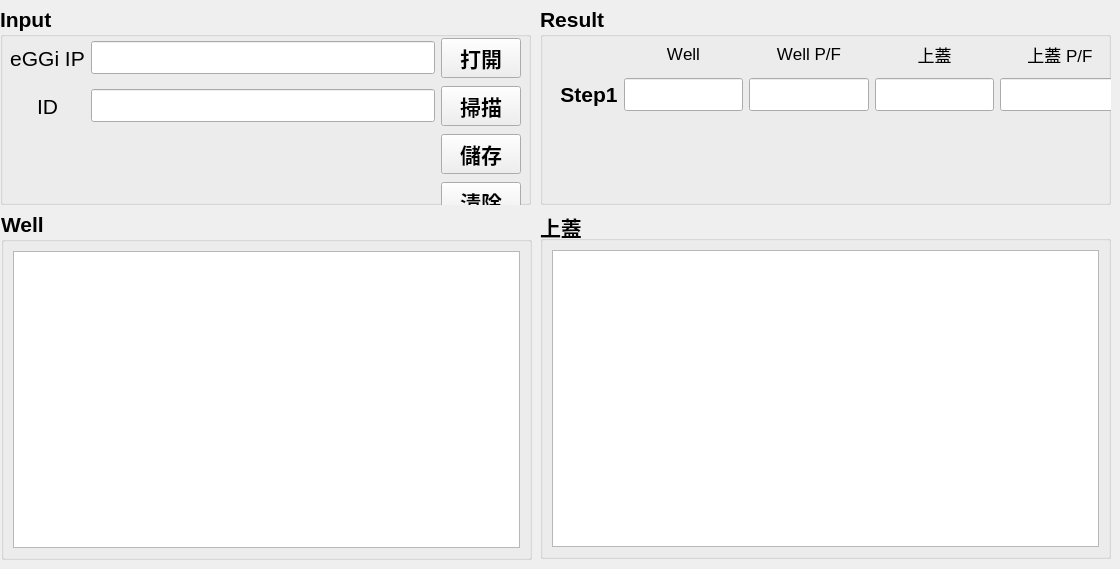
    <widget class="QWidget" name="tab_hardware">
     <attribute name="title">
      <string>EGGI主機</string>
     </attribute>
     <widget class="QGroupBox" name="Chart_box_com">
      <property name="geometry">
       <rect>
        <x>1</x>
        <y>211</y>
        <width>531</width>
        <height>349</height>
       </rect>
      </property>
      <property name="font">
       <font>
        <pointsize>16</pointsize>
        <weight>75</weight>
        <bold>true</bold>
       </font>
      </property>
      <property name="title">
       <string>Well</string>
      </property>
      <layout class="QGridLayout" name="gridLayout_4">
       <item row="0" column="0" rowspan="2" colspan="2">
        <widget class="QGraphicsView" name="well_com_chart"/>
       </item>
      </layout>
     </widget>
     <widget class="QGroupBox" name="Input_box_com">
      <property name="geometry">
       <rect>
        <x>0</x>
        <y>6</y>
        <width>531</width>
        <height>199</height>
       </rect>
      </property>
      <property name="font">
       <font>
        <pointsize>16</pointsize>
        <weight>75</weight>
        <italic>false</italic>
        <bold>true</bold>
        <underline>false</underline>
        <strikeout>false</strikeout>
        <kerning>true</kerning>
       </font>
      </property>
      <property name="styleSheet">
       <string notr="true">QGroupBox {
            border-color: rgb(156, 156, 156);
        }</string>
      </property>
      <property name="title">
       <string>Input</string>
      </property>
      <widget class="QWidget" name="layoutWidget">
       <property name="geometry">
        <rect>
         <x>10</x>
         <y>30</y>
         <width>511</width>
         <height>191</height>
        </rect>
       </property>
       <layout class="QGridLayout" name="gridLayout_6">
        <item row="0" column="2">
         <widget class="QPushButton" name="btn_opentxt_com">
          <property name="font">
           <font>
            <pointsize>16</pointsize>
            <weight>75</weight>
            <italic>false</italic>
            <bold>true</bold>
            <underline>false</underline>
            <strikeout>false</strikeout>
            <kerning>false</kerning>
           </font>
          </property>
          <property name="text">
           <string>打開</string>
          </property>
         </widget>
        </item>
        <item row="2" column="0">
         <widget class="QLabel" name="ID_name_com">
          <property name="font">
           <font>
            <pointsize>16</pointsize>
            <weight>50</weight>
            <italic>false</italic>
            <bold>false</bold>
            <underline>false</underline>
            <strikeout>false</strikeout>
            <kerning>false</kerning>
           </font>
          </property>
          <property name="text">
           <string>ID</string>
          </property>
          <property name="alignment">
           <set>Qt::AlignCenter</set>
          </property>
         </widget>
        </item>
        <item row="3" column="2">
         <widget class="QPushButton" name="btn_save_com">
          <property name="font">
           <font>
            <pointsize>16</pointsize>
            <weight>75</weight>
            <italic>false</italic>
            <bold>true</bold>
            <underline>false</underline>
            <strikeout>false</strikeout>
            <kerning>true</kerning>
           </font>
          </property>
          <property name="text">
           <string>儲存</string>
          </property>
         </widget>
        </item>
        <item row="4" column="2">
         <widget class="QPushButton" name="btn_clean_com">
          <property name="font">
           <font>
            <pointsize>16</pointsize>
            <weight>75</weight>
            <italic>false</italic>
            <bold>true</bold>
            <underline>false</underline>
            <strikeout>false</strikeout>
            <kerning>true</kerning>
           </font>
          </property>
          <property name="text">
           <string>清除</string>
          </property>
         </widget>
        </item>
        <item row="2" column="2">
         <widget class="QPushButton" name="btn_save_com_2">
          <property name="font">
           <font>
            <pointsize>16</pointsize>
            <weight>75</weight>
            <italic>false</italic>
            <bold>true</bold>
            <underline>false</underline>
            <strikeout>false</strikeout>
            <kerning>true</kerning>
           </font>
          </property>
          <property name="text">
           <string>掃描</string>
          </property>
         </widget>
        </item>
        <item row="0" column="0">
         <widget class="QLabel" name="IP_name_com">
          <property name="font">
           <font>
            <pointsize>16</pointsize>
            <weight>50</weight>
            <italic>false</italic>
            <bold>false</bold>
            <underline>false</underline>
            <strikeout>false</strikeout>
            <kerning>false</kerning>
           </font>
          </property>
          <property name="text">
           <string>eGGi IP</string>
          </property>
          <property name="alignment">
           <set>Qt::AlignCenter</set>
          </property>
         </widget>
        </item>
        <item row="2" column="1">
         <widget class="QLineEdit" name="com_ID">
          <property name="font">
           <font>
            <pointsize>16</pointsize>
            <kerning>false</kerning>
           </font>
          </property>
         </widget>
        </item>
        <item row="0" column="1">
         <widget class="QLineEdit" name="com_IP">
          <property name="font">
           <font>
            <pointsize>16</pointsize>
            <kerning>false</kerning>
           </font>
          </property>
         </widget>
        </item>
       </layout>
      </widget>
     </widget>
     <widget class="QGroupBox" name="Result_box_com">
      <property name="geometry">
       <rect>
        <x>540</x>
        <y>6</y>
        <width>571</width>
        <height>199</height>
       </rect>
      </property>
      <property name="font">
       <font>
        <pointsize>16</pointsize>
        <weight>75</weight>
        <bold>true</bold>
       </font>
      </property>
      <property name="title">
       <string>Result</string>
      </property>
      <widget class="QWidget" name="layoutWidget_7">
       <property name="geometry">
        <rect>
         <x>20</x>
         <y>30</y>
         <width>560</width>
         <height>75</height>
        </rect>
       </property>
       <layout class="QGridLayout" name="gridLayout_7">
        <item row="1" column="4">
         <widget class="QLineEdit" name="top_pf_com_value">
          <property name="alignment">
           <set>Qt::AlignCenter</set>
          </property>
         </widget>
        </item>
        <item row="0" column="1">
         <widget class="QLabel" name="well_com">
          <property name="font">
           <font>
            <pointsize>13</pointsize>
            <weight>50</weight>
            <bold>false</bold>
            <kerning>false</kerning>
           </font>
          </property>
          <property name="text">
           <string>Well</string>
          </property>
          <property name="alignment">
           <set>Qt::AlignCenter</set>
          </property>
         </widget>
        </item>
        <item row="1" column="0">
         <widget class="QLabel" name="label_step">
          <property name="font">
           <font>
            <pointsize>16</pointsize>
            <weight>75</weight>
            <bold>true</bold>
           </font>
          </property>
          <property name="text">
           <string>Step1</string>
          </property>
          <property name="alignment">
           <set>Qt::AlignCenter</set>
          </property>
         </widget>
        </item>
        <item row="0" column="2">
         <widget class="QLabel" name="well_pf_com">
          <property name="font">
           <font>
            <pointsize>13</pointsize>
            <weight>50</weight>
            <bold>false</bold>
            <kerning>false</kerning>
           </font>
          </property>
          <property name="text">
           <string>Well P/F</string>
          </property>
          <property name="alignment">
           <set>Qt::AlignCenter</set>
          </property>
         </widget>
        </item>
        <item row="0" column="4">
         <widget class="QLabel" name="top_pf_com">
          <property name="font">
           <font>
            <pointsize>13</pointsize>
            <weight>50</weight>
            <bold>false</bold>
            <kerning>false</kerning>
           </font>
          </property>
          <property name="text">
           <string>上蓋 P/F</string>
          </property>
          <property name="alignment">
           <set>Qt::AlignCenter</set>
          </property>
         </widget>
        </item>
        <item row="1" column="1">
         <widget class="QLineEdit" name="well_com_value">
          <property name="alignment">
           <set>Qt::AlignCenter</set>
          </property>
         </widget>
        </item>
        <item row="1" column="2">
         <widget class="QLineEdit" name="well_pf_com_value">
          <property name="alignment">
           <set>Qt::AlignCenter</set>
          </property>
         </widget>
        </item>
        <item row="1" column="3">
         <widget class="QLineEdit" name="top_com_value">
          <property name="alignment">
           <set>Qt::AlignCenter</set>
          </property>
         </widget>
        </item>
        <item row="0" column="3">
         <widget class="QLabel" name="top_com">
          <property name="font">
           <font>
            <pointsize>13</pointsize>
            <weight>50</weight>
            <bold>false</bold>
            <kerning>false</kerning>
           </font>
          </property>
          <property name="text">
           <string>上蓋</string>
          </property>
          <property name="alignment">
           <set>Qt::AlignCenter</set>
          </property>
         </widget>
        </item>
       </layout>
      </widget>
     </widget>
     <widget class="QGroupBox" name="Chart_box_com_2">
      <property name="geometry">
       <rect>
        <x>540</x>
        <y>210</y>
        <width>571</width>
        <height>349</height>
       </rect>
      </property>
      <property name="font">
       <font>
        <pointsize>16</pointsize>
        <weight>75</weight>
        <bold>true</bold>
       </font>
      </property>
      <property name="title">
       <string>上蓋</string>
      </property>
      <layout class="QGridLayout" name="gridLayout_8">
       <item row="0" column="0" rowspan="2" colspan="2">
        <widget class="QGraphicsView" name="top_com_chart"/>
       </item>
      </layout>
     </widget>
    </widget>
